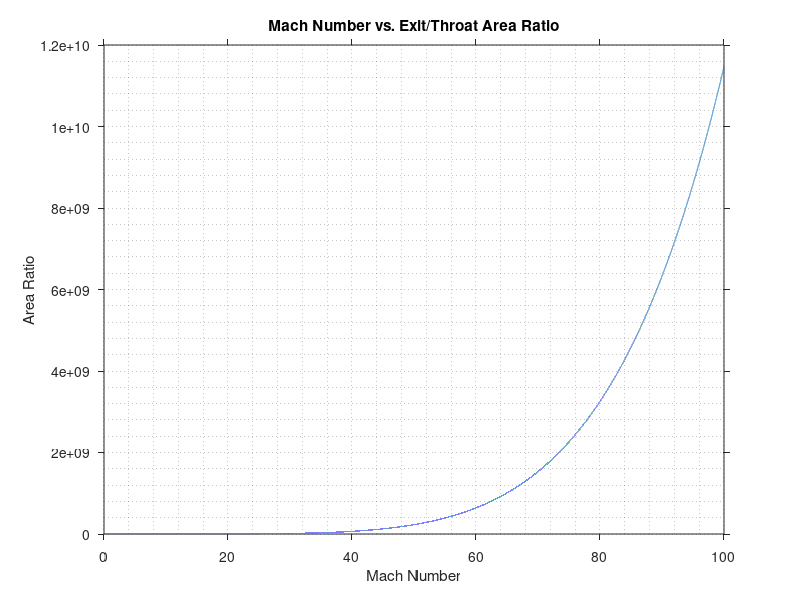
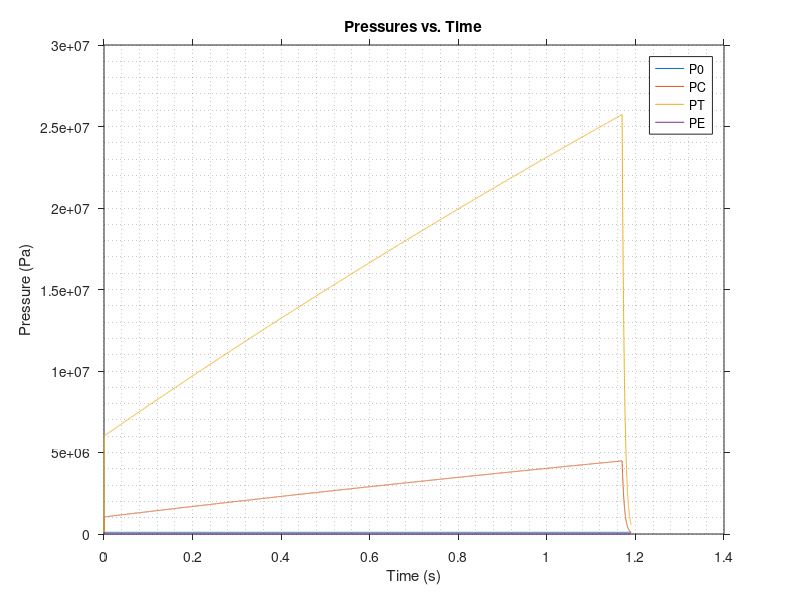
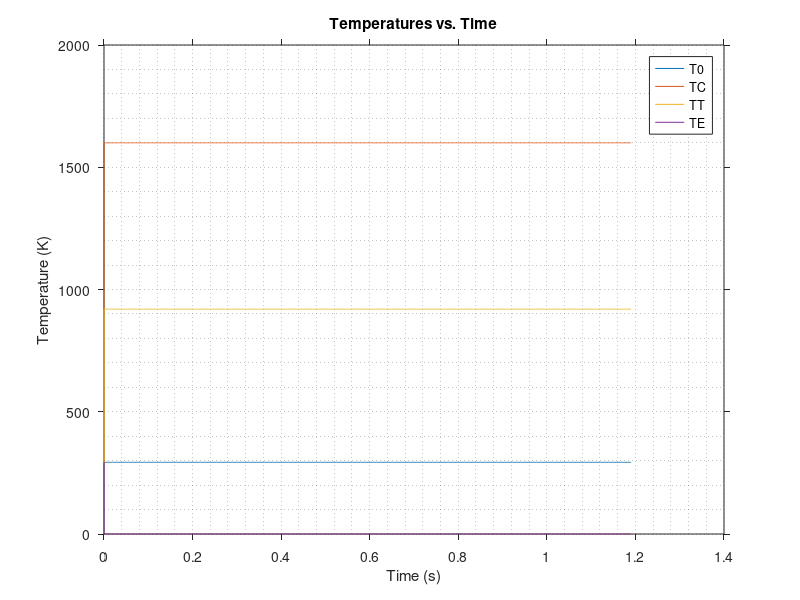
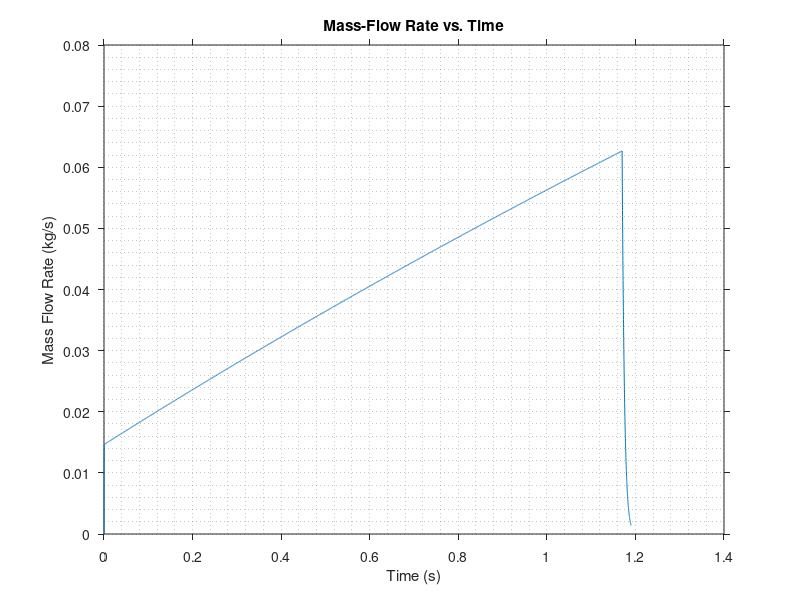

Here is the MATLAB script that generated these plots, in order:
% Written by Nadeem Gabbani - 24/06/2017
clear all; close all; clc;

% Set constants and conditions
G0 = 9.807; %Gravitation acceleration MSL, (m/s^2).
T0 = 293; %Initial Temperature, (K).
P0 = 101325;% Initial Pressure, (Pa).

% Fuel properties
G_F = 1.24; % Fuel specific heat ratio (https://www.nakka-rocketry.net/techs2.html).
M_N = 0.0382; % Fuel molecular weight, (kg/mol).
T_F = 1600; % Fuel steady-state combustion temperature, (K).
R_U = 8.315; % Universal gas constant, (J/mol.K).
R_F = R_U/M_N; % Fuel gas constant, (J/kg.K).
Rho_F = 1800; % Fuel density, (kg/m^3).
a = 7.77; % Fuel burn rate coefficient.
n = -0.013; % Fuel pressure exponent.

% Motor properties
Ro = 0.019/2; % Fuel core outer radius, (m).
Ri = 0.004/2; % Fuel core inner radius, (m).
L = 0.1; % Fuel core length, (m).
A = 2*pi*Ri*L; % Fuel burn area, (m^2).
V = (pi*(Ro^2)*L)-(pi*(Ri^2)*L); % Fuel core volume
M_F = Rho_F*V % Fuel mass, (kg).
Rt = 0.004/2; % Throat radius, (m).
At = pi*(Rt^2); % Throat area, (m^2).
Re = 0.013/2; % Exit radius, (m).
Ae = pi*(Re^2); % Exit area, (m^2).
ARact = Ae/At; % Exit area to throat area ratio.

% Set initial conditions for arrays
P(1) = P0; % Chamber pressure to atmospheric, (Pa).
Pt(1) = P0; % Exit pressure to atmospheric, (Pa).
Pe(1) = P0; % Exit pressure to atmospheric, (Pa).
T(1) = T0; % Chamber temperature to atmospheric, (K).
Tt(1) = T0; % Chamber temperature to atmospheric, (K).
Te(1) = T0; % Chamber temperature to atmospheric, (K).
L(1) = L; % Initial length of fuel cure, (m).
Ri(1) = Ri; % Initial burn radius, (m).
Rb(1) = 0; % Initial burn rate, (m/s).
V(1) = pi*(Ri(1)^2)*L(1); % Initial burn volume, (m^3).
N(1) = (P(1)*V(1))/(R_F*T(1)); % Initial number of moles.
Ve(1) = 0; % Initial exhaust velocity, (m/s^2).
Rho_G(1) = N(1)/V(1); % Initial gas density, (kg/m^3).
mdot1(1) = 0; % Initial mass flow rates, (kg/s).
mdot2(1) = 0;
mdot3(1) = 0;

% Set time and loop counter.
t(1) = 0; % Time starts at zero, (s).
dt = 1E-4; % Time steps, (s).
i = 1; % Index.

% Identify nozzle behaviour.
if Ae==At
    % Choked flow conditions at the nozzle best describes this situation.
    Me = 1;
else

    % Find the relationship between Mach number and area ratio.
    fMe = 0.001:0.001:100; 
    ARopt = (1./fMe).*(((1+(G_F-1./2).*fMe.^2)./(1+(G_F-1/2))).^((G_F+1/(2.*(G_F-1)))));
    AM = vertcat(fMe, ARopt);      
    % Find the Mach number the selected area ratio satisfies. Remember that Pe
    %  needs to match P0 for optimum performance, use P_ratio to help. 
    Me = interp1(fMe, ARopt, ARact);
end


% Integrate from start of combustion to when chamber pressure back to external
while true
    i = i + 1;
    t(i) = t(i-1) + dt;

    % Update chamber conditions and fuel properties
    N(i) = N(i - 1) + (mdot2(i - 1)*dt); % Number of moles.
    Ri(i) = Ri(i-1) + (Rb(i-1)*dt); % Chamber radius.
    
    % Combustion phase
    if Ri(i) < Ro
        L(i) = L(i-1) - (Rb(i-1)*dt);
        V(i) = pi * (Ri(i)^2) * L(i); % Dynamic chamber volume.
        P(i) = (N(i)*R_F*T_F) / V(i); % Dynamic chamber pressure.
        Rb(i) = (a/1000) * (P(i))^n; % Dynamic burn rate.
        Ab(i) = 2 * pi * Ri(i) * L(i); % Dynamic burn area.
        mdot1(i) = Ab(i) * Rho_F * Rb(i); % Mass flow rate through chamber.

    % Tail phase
    else
        V(i) = V(i-1); % So is this just 0 now?
        P(i) = (N(i)*R_F*T_F) / V(i); % Chamber Pressure, (Pa).
        Rb(i) = 0;
        Ab(i) = 0;
        mdot1(i) = 0; % Mass flow rate of fuel, (kg/s).
    end
    Rho_G(i) = mdot1(i)/V(i); % Density of gas during combustion, (kg/m^3).          

    % Update nozzle conditions
    Pt(i) = P(i)*(1+(G_F-1/2)^(-G_F/(G_F-1))); % Dynamic throat pressure.
    Pe(i) = Pt(i)*((1+(G_F-1/2)*Me^2).^(-G_F/(G_F-1))); % Dynamic exit pressure.
    mdot3(i) = ((At*P(i))/(sqrt(T_F)))*sqrt(G_F/R_F)*((G_F+1)/2)^...
            (-(G_F+1)/(2*(G_F-1))); % Mass flow rate through nozzle.
    mdot2(i) = mdot1(i) - mdot3(i); % Mass flow rate causing back pressure.

    % Update temperatures
    T(i) = (P(i)*V(i))/(N(i)*R_F); % Combustion temperature.
    Tt(i) = T(i)/(1+(G_F-1/2)); % Throat temperature.
    Te(i) = Tt(i)*((1+(G_F-1/2)*Me^2)^-1); % Exit temperature.

    % Update exhaust conditions and properties
    Ve(i) = sqrt(((2*G_F)/(G_F-1))*R_F*T(i)*((1-((Pe(i)/P(i))^(G_F-1/G_F))))); % Exhaust velocity.
    F(i) = (mdot3(i)*Ve(i))+((Pe(i)-P0)*Ae); % Dynamic thrust produced.
    ISP(i) = F(i)/(mdot3(i)*G0); % Dynamic specific impulse,.
    Cs (i) = (At*P(i))/mdot3(i); % Characteristic exhaust velocity.

    % Check if pressure returned to initial conditions
    if P(i) <= P(1)
        break
    end
end

% Calculate average ratio of initial pressure to exit pressure
PR = mean(P0./Pe);
fprintf('P_ratio = %f', PR);
fprintf('\n');

% Calculate burn time
tb = max(t);
fprintf('t_burn = %f', tb); 
fprintf(' s'); fprintf('\n');

% Only plot if Ae is not equal to At
if Me ~= 1
    figure; 
    plot(fMe, ARopt);
    title('Mach Number vs. Exit/Throat Area Ratio');
    xlabel('Mach Number');
    ylabel('Area Ratio');
    set(gca,'TickDir','out');
    grid minor;
end
    
% Plotting
figure;
r = P0;
c = r';
cc = c(:,ones(length(t), 1));
rp = cc(:)';
plot(t, rp, t, P, t, Pt, t, Pe);
title('Pressures vs. Time');
xlabel('Time (s)');
ylabel('Pressure (Pa)');
set(gca,'TickDir','out');
grid minor;
legend('P0','PC', 'PT', 'PE');

figure;
y = T0;
d = y';
dd = d(:,ones(length(t), 1));
rt = dd(:)';
plot(t, rt, t, T, t, Tt, t, Te); 
title('Temperatures vs. Time');
xlabel('Time (s)');
ylabel('Temperature (K)');
set(gca,'TickDir','out');
grid minor;
legend('T0','TC', 'TT', 'TE');

figure;
plot(t, mdot3);
title('Mass-Flow Rate vs. Time');
xlabel('Time (s)');
ylabel('Mass Flow Rate (kg/s)');
set(gca,'TickDir','out');
grid minor;

figure;
plot(t, Rho_G);
title('Gas Density vs. Time');
xlabel('Time (s)');
ylabel('Gas Density (kg/m^3)');
set(gca,'TickDir','out');
grid minor;

figure;
plot(t, Rb);
title('Burn Rate vs. Time');
xlabel('Time (s)');
ylabel('Burn Rate (m/s)');
set(gca,'TickDir','out');
grid minor;

figure;
plot(t, V);
title('Chamber Volume vs. Time');
xlabel('Time (s)');
ylabel('Volume (m^3)');
set(gca,'TickDir','out');
grid minor;

figure;
plot(t, Ri);
title('Chamber Radius vs. Time');
xlabel('Time (s)');
ylabel('Radius (m)');
set(gca,'TickDir','out');
grid minor;

figure;
plot(t, F);
title('Thrust vs. Time');
xlabel('Time (s)');
ylabel('Thrust (N)');
set(gca,'TickDir','out');
grid minor;

figure;
plot(t, ISP);
title('Specific Impukse vs. Time');
xlabel('Time (s)');
ylabel('Specific Impulse (s)');
set(gca,'TickDir','out');
grid minor;

figure;
plot(t, Ve, t, Cs);
title('Velocities vs. Time');
xlabel('Time (s)');
ylabel('Velocity (m/s)');
set(gca,'TickDir','out');
grid minor;
legend('Ve','C*');